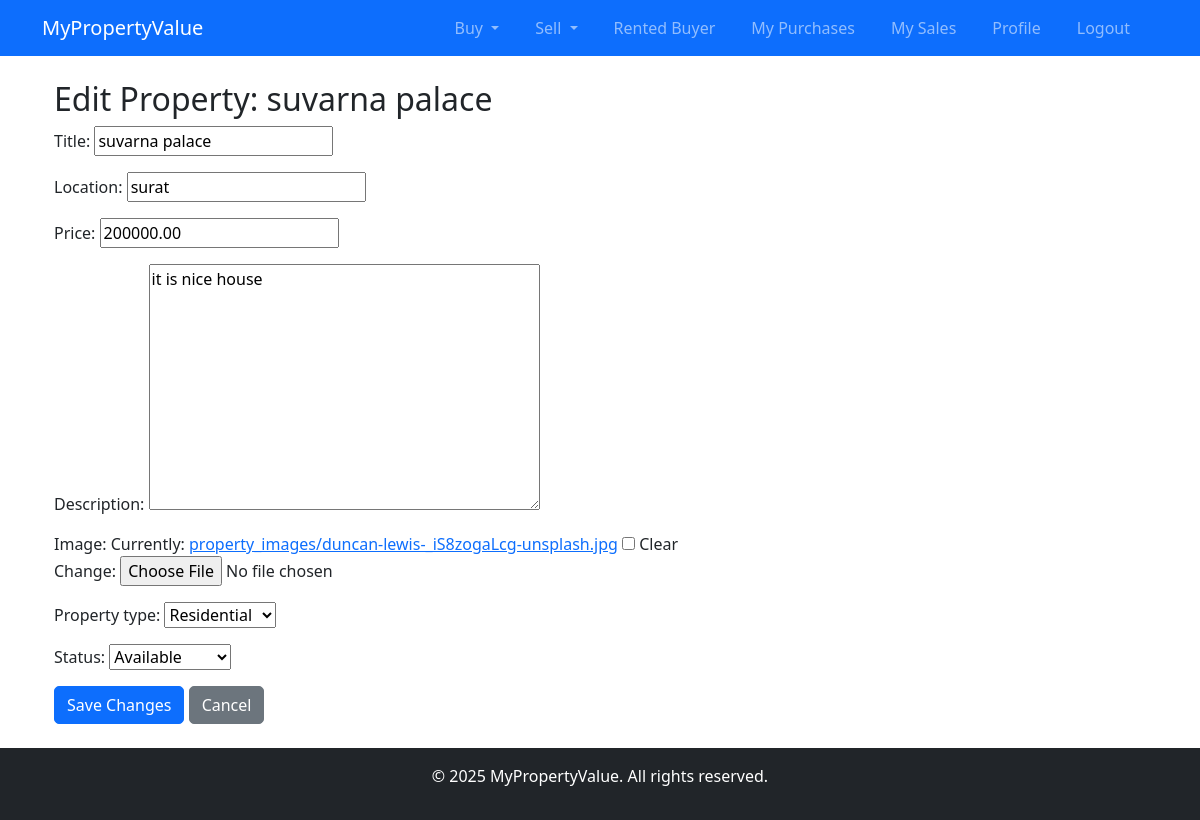
/users/seller/edit/16/ (signed in), run on the app's committed database.
### users/models.py (models this page shows, shortened)
class Property(models.Model):
    PROPERTY_TYPES = [
        ('Residential', 'Residential'),
        ('Commercial', 'Commercial'),
    ]
    STATUS_CHOICES = [
        ('Available', 'Available'),
        ('Not Available', 'Not Available'),
    ]
    title = models.CharField(max_length=255)
    image = models.ImageField(upload_to='property_images/', blank=True, null=True)
    description = models.TextField()
    price = models.DecimalField(max_digits=12, decimal_places=2)
    property_type = models.CharField(max_length=20, choices=PROPERTY_TYPES)
    location = models.CharField(max_length=255)
    owner = models.ForeignKey(User, on_delete=models.CASCADE)
    name = models.CharField(max_length=255, default="Unnamed Property") # New status field
    is_sold = models.BooleanField(default=False)
    status = models.CharField(max_length=20, choices=STATUS_CHOICES, default='Available')  # Add this field

### users/views.py (the view)
# urls.py: path("seller/edit/<int:property_id>/", edit_property, name="edit_property"),
@login_required
def edit_property(request, property_id):
    property = get_object_or_404(Property, id=property_id, owner=request.user)
    if request.method == 'POST':
        form = PropertyForm(request.POST, request.FILES, instance=property)
        if form.is_valid():
            form.save()
            messages.success(request, 'Property updated successfully!')
            return redirect('your_listings')
    else:
        form = PropertyForm(instance=property)
    return render(request, 'users/edit_property.html', {'form': form, 'property': property})

### users/forms.py
class PropertyForm(forms.ModelForm):
    class Meta:
        model = Property
        fields = ['title', 'location', 'price', 'description', 'image', 'property_type','status']

### users/templates/users/edit_property.html
{% extends 'base.html' %} {% block content %}
<div class="container">
  <h2>Edit Property: {{ property.title }}</h2>
  <form method="POST" enctype="multipart/form-data">
    {% csrf_token %} {{ form.as_p }}
    <button type="submit" class="btn btn-primary">Save Changes</button>
    <a href="{% url 'your_listings' %}" class="btn btn-secondary">Cancel</a>
  </form>
</div>
{% endblock %}

### static/css/styles.css (style rules this page uses)
.btn { border-radius: 5px; }

### data on the page
Property: title "suvarna palace", location "surat", price "200000.00", description "it is nice house", property_type "Residential", status "Available"
